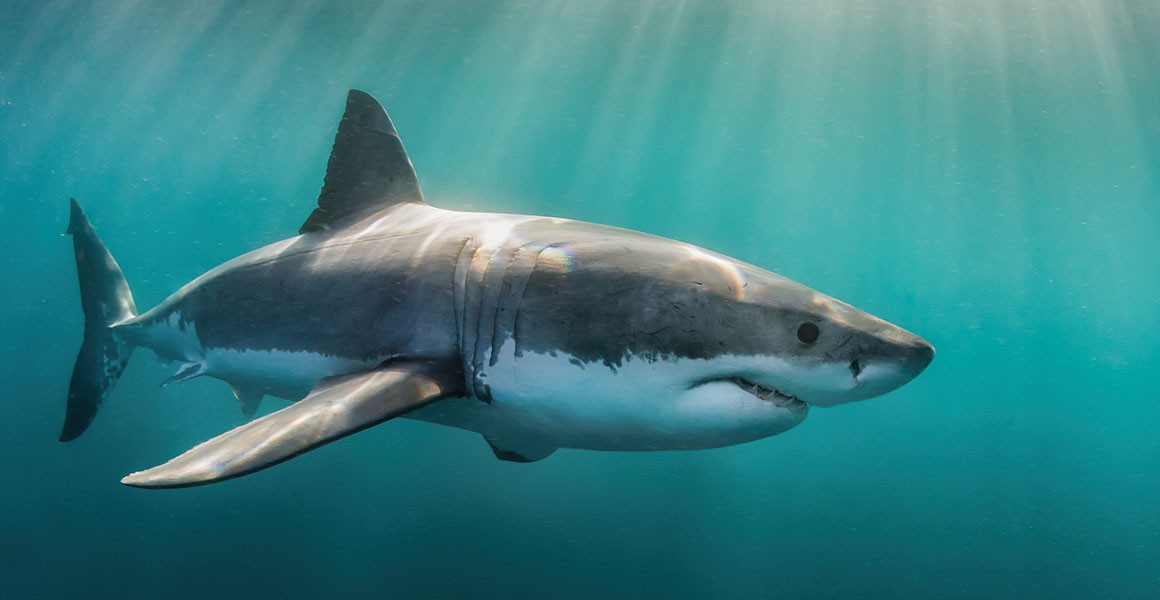
#> input picture shark.jpg, 1160 x 600 px, found by its file name
$ python basic_op_col.py
#> lines starting #> are read from the running program, lines starting #| are printed output that depends on the picture
import cv2
import numpy as np
from time import *
from os import system as sys


photo = cv2.imread("D:\Programs\Photolab\shark.jpg",-1)
#> photo is the input picture: shape (600, 1160, 3); mean B, G, R 132.7, 128.6, 55.1
photo = cv2.resize(photo,(1200,800))
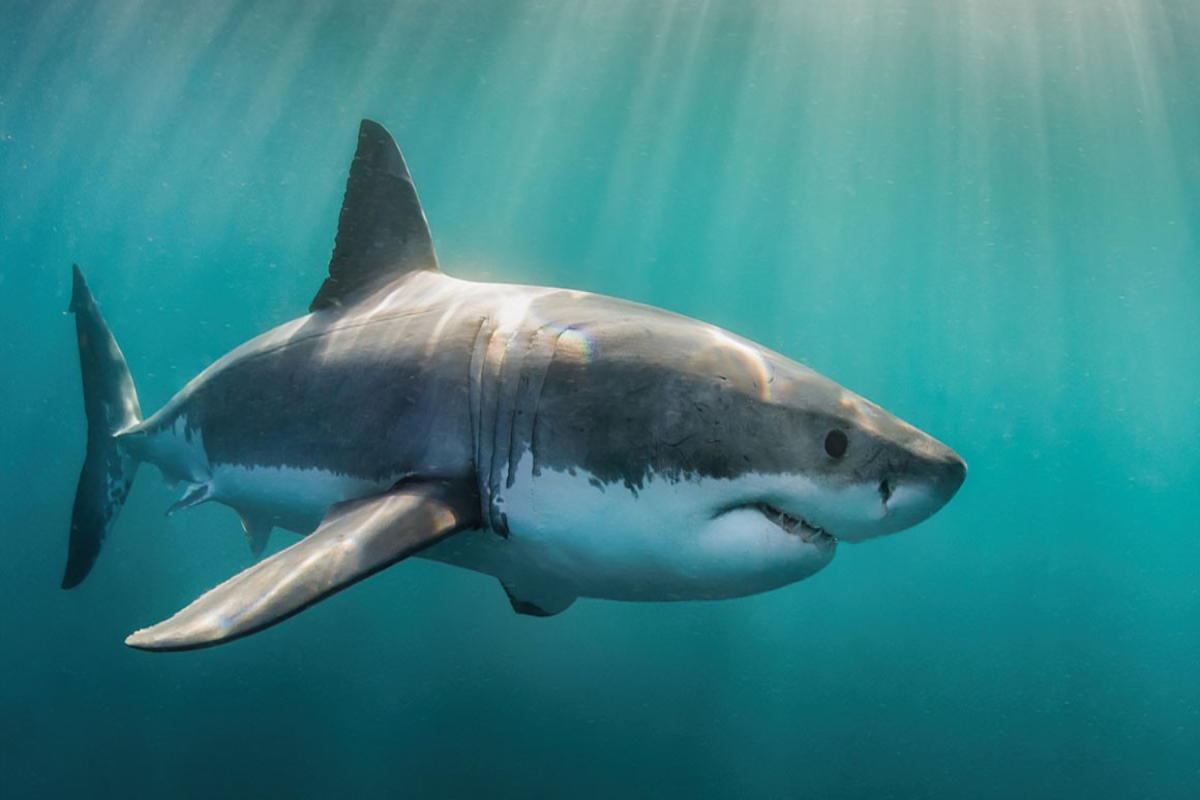
#> photo: shape (800, 1200, 3); mean B, G, R 132.7, 128.5, 55


# [41 lines left out: functions invert, col_slice_mask, not called in this run]


def col_slice_bg (photo,offr1: 'int', offr2: 'int',offg1: 'int', offg2: 'int',offb1: 'int', offb2: 'int' ):
#> called with offr1 = 0, offr2 = 150, offg1 = 150, offg2 = 0, offb1 = 0, offb2 = 150
    new = []
    avg = np.average(photo)
#> avg = 105.4
    for i in photo :
        row = []
        for j in i :
            pix = []
            if j[0] >= offb1 and j[0] <= offb2 :
                pix.append(255)
            else :
                pix.append(j[0])
            if j[1] >= offg1 and j[1] <= offg2 :
                pix.append(255)
            else :
                pix.append(j[1])
            if j[2] >= offr1 and j[2] <= offr2 :
                pix.append(255)
            else :
                pix.append(j[2])

            row.append(pix)

        new.append(row)
#> after the loop, new = 800 items

    new = np.array(new)
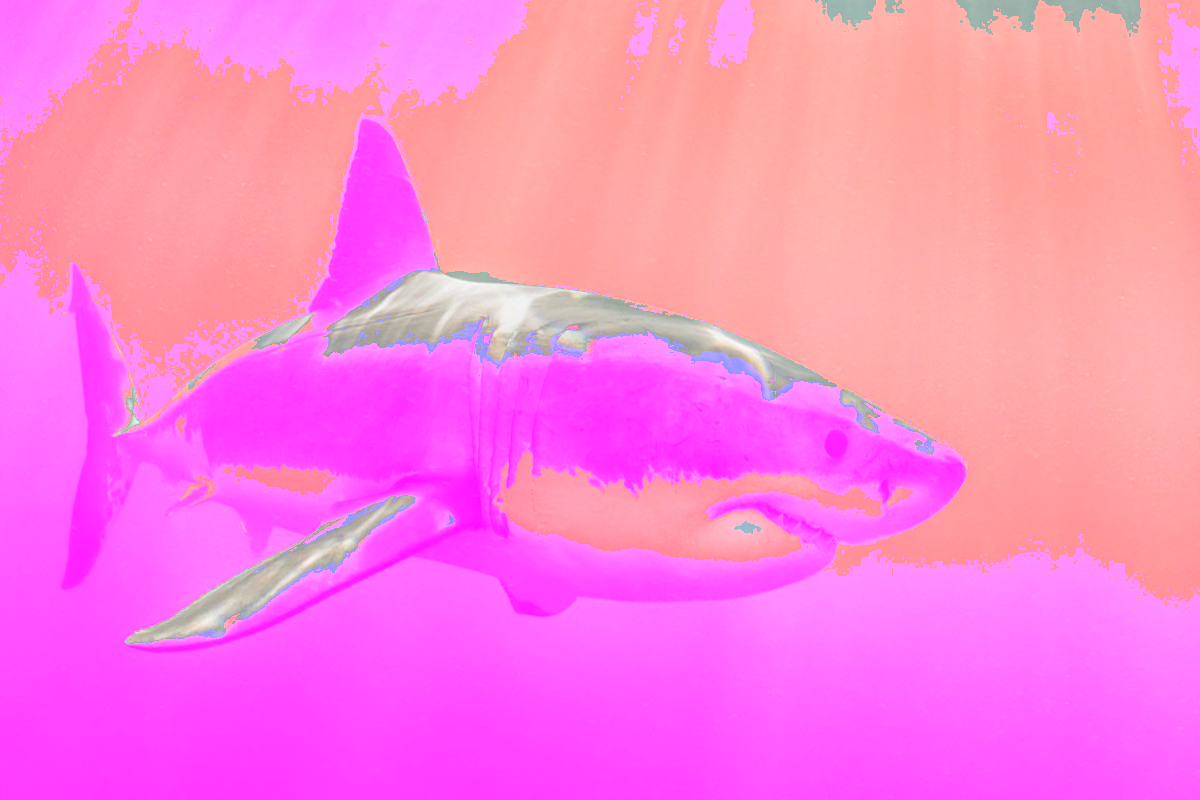
#> new: shape (800, 1200, 3) int64; mean of channels 0, 1, 2 213.3, 128.5, 252.1; drawn as B, G, R

    return new


# [77 lines left out: functions col_threshold, col_threshold_bg, col_threshold_mask, not called in this run]


new = col_slice_bg(photo,0,150,150,0,0,150)
print(np.shape(new))
#| (800, 1200, 3)
cv2.imwrite("color.jpg",new)
disp = cv2.imread("color.jpg")
cv2.imshow('frame',disp)
cv2.waitKey(0)
cv2.destroyAllWindows
